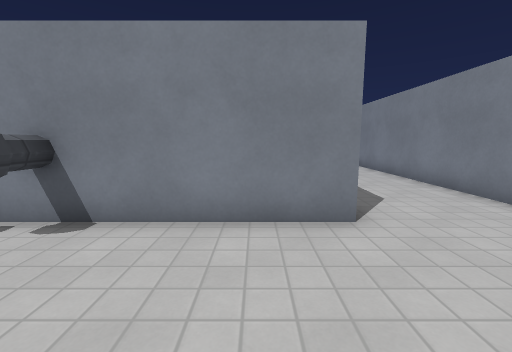
[1] (above)

13 first-person views from a walk through a 3-D level made in the Godot game engine. The camera is 1.3 m above the floor, tilts 8° down and sees 90° across. The floor is counted in squares, 1 m on a side. Each view is taken from the middle of a square. On the plan, view 1 faces up. The plan holds only what a view shows up to about 13 squares ahead; the rest is blank. Surface patterns are stand-ins for the level's own textures.

[2]
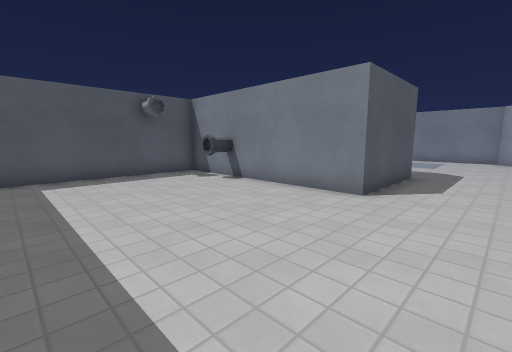

[3]
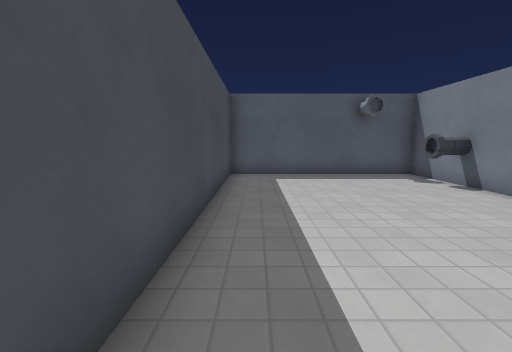

[4]
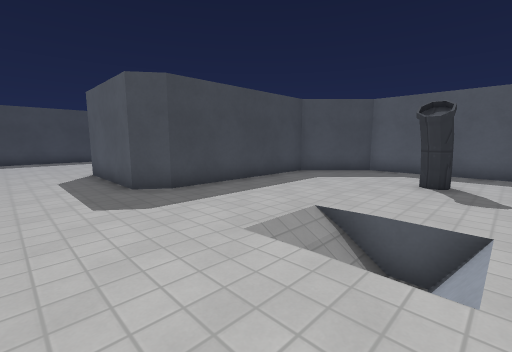

[5]
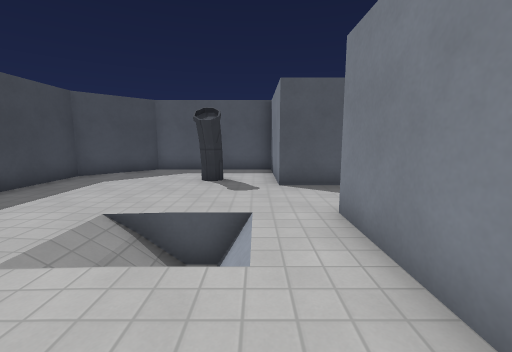

[6]
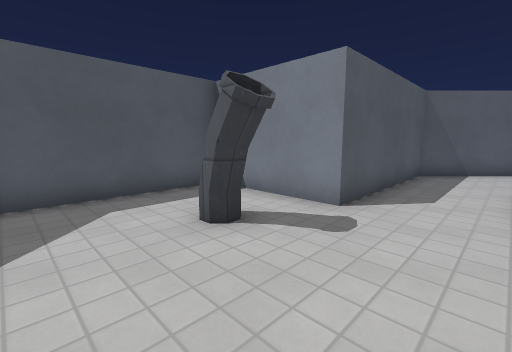

[7]
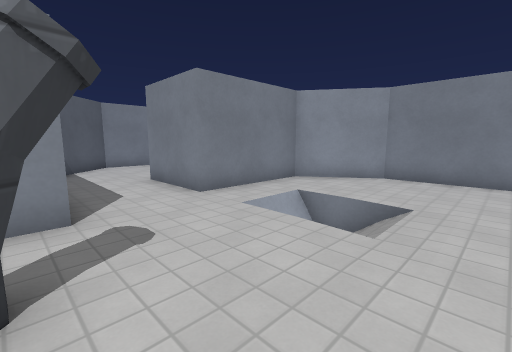

[8]
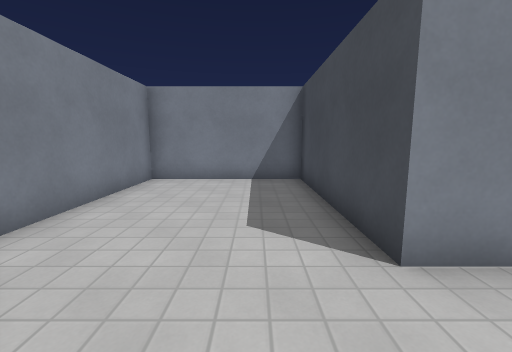

[9]
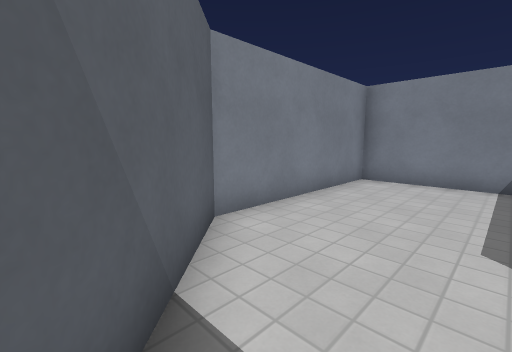

[10]
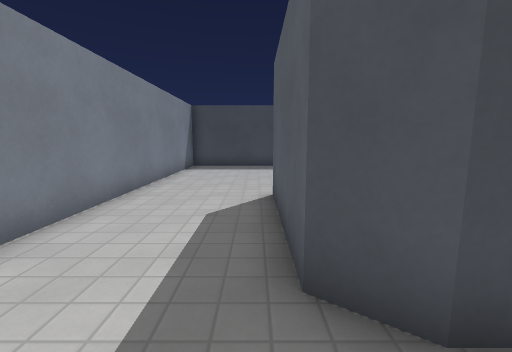

[11]
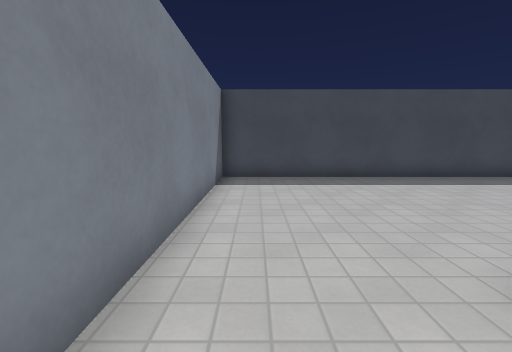

[12]
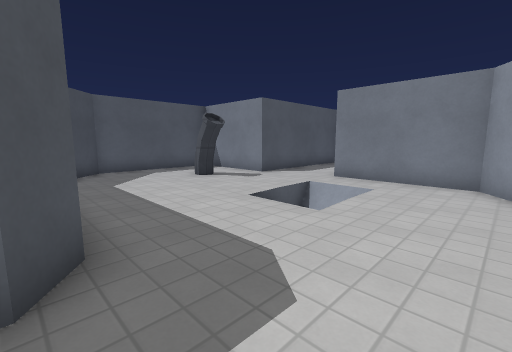

[13]
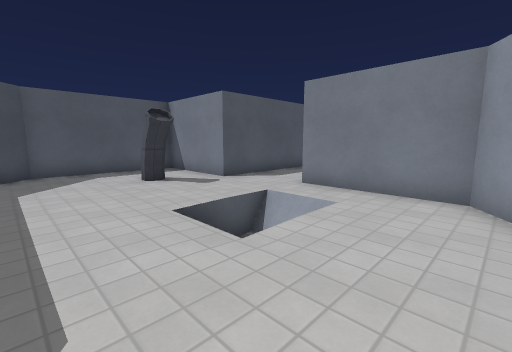

### Floor plan
Points are (right, up) in squares from view 1. A wall is a line through its corners. A room is listed if a view was taken in it or the views show most of it. See-through windows are left out.
Room 1 (views 1, 2, 3, 4, 5, 6, 7, 8, 9, 10, 11, 12, 13)
walls: (0.8, 8.6) (1.6, 8) (1.6, 4) (-5.8, 4) (-5.8, -3) (5.2, -3) (5.2, 14) (3.5, 16.5) (-0.5, 16.5) (-0.5, 19.5) (5.5, 19.5) (5.5, 24.5) (-0.5, 24.5) (-3.3, 21.7) (-3.3, 15.7) (-7.3, 15.7) (-7.3, 10.7) (-5.2, 8.6) (0.8, 8.6)
objects: pipe (-4, 13) to (-4, 14); pipe (-3, 3) to (-3, 4)

Where each view was taken, in squares from view 1:
view 1: 0 up, 0 right, facing up
view 2: 2 down, 4 right, facing up-left
view 3: 2 down, 4 right, facing left
view 4: 15 up, 4 right, facing down-left
view 5: 15 up, 4 right, facing left
view 6: 11 up, 1 left, facing up-left
view 7: 11 up, 4 left, facing up-right
view 8: 21 up, 3 left, facing right
view 9: 21 up, 3 left, facing up-right
view 10: 10 up, 2 right, facing down
view 11: 6 up, 4 right, facing down
view 12: 8 up, 4 right, facing up-left
view 13: 10 up, 4 right, facing up-left
